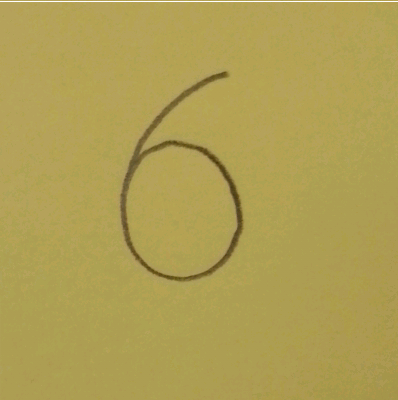
#> input picture Chapter05/images/digit.png, 398 x 400 px, found by its file name
$ python 2_LR_user_input.py
#> lines starting #> are read from the running program, lines starting #| are printed output that depends on the picture
from sklearn import datasets, metrics
from sklearn.linear_model import LogisticRegression
from sklearn.preprocessing import StandardScaler
from skimage import io, color, feature, transform

mnist = datasets.load_digits()

img_tuple = list(zip(mnist.images, mnist.target))

images = mnist.images

data_size = len(images)

#Preprocessing images
images = images.reshape(len(images), -1)
labels = mnist.target

#Initialize Logistic Regression
LR_classifier = LogisticRegression(C=0.01, penalty='l1', tol=0.01, solver='liblinear') # added> solver='liblinear' 2020/07/08

#Training the data on only 75% of the dataset. Rest of the 25% will be used in testing the Logistic Regression
LR_classifier.fit(images[:int((data_size / 4) * 3)], labels[:int((data_size / 4) * 3)])

#Load a custom image
digit_img = io.imread('./Chapter05/images/digit.png')
#> digit_img is the input picture: shape (400, 398, 4); mean R, G, B, A 175.3, 158.9, 83.3, 255

#Convert image to grayscale
digit_img = color.rgb2gray(digit_img)
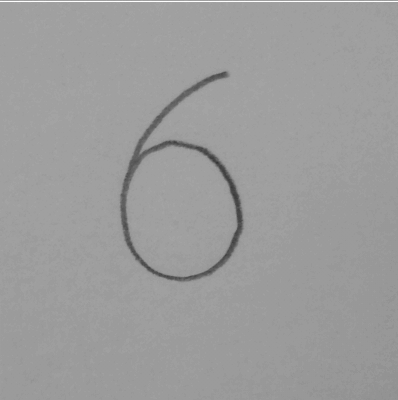
#> digit_img: shape (400, 398) float64; min 0.208, max 1, mean 0.615

#Resize the image to 28x28
digit_img = transform.resize(digit_img, (8, 8), mode="wrap")

#Run edge detection on the image
digit_edge = feature.canny(digit_img, sigma=5)

io.imshow(digit_img)
io.show()
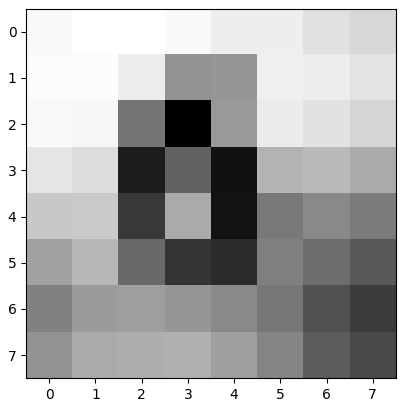
#> figure drawn by matplotlib, 1 panel

digit_edge = digit_edge.flatten().reshape(1, -1) # Added reshape(1, -1) -row vector- due to #42 ValueError

#Testing the data
predictions = LR_classifier.predict(digit_edge) # ValueError w/out #39 reshape
#> predictions = [0]

print(predictions)
#| [0]
